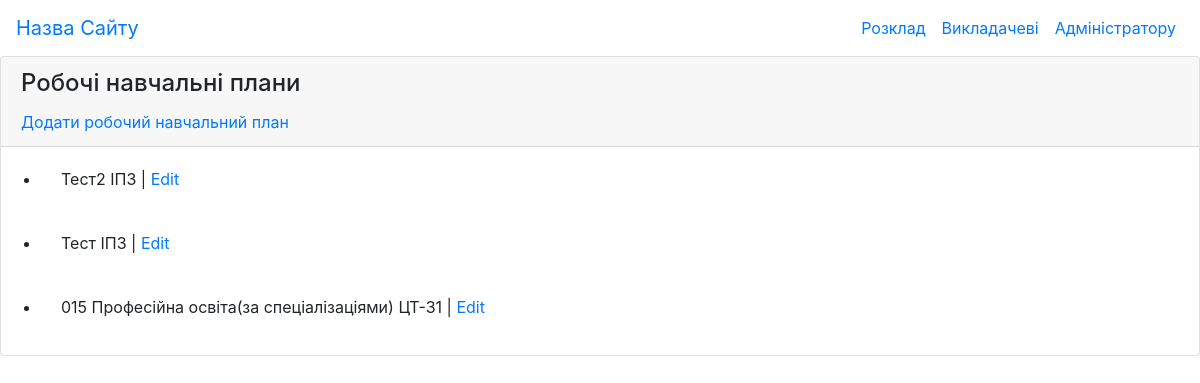
Page /control/robochiy-navchalnuy-plan/ on the committed database.
### robochiy_navchalnuy_plan/models.py (models this page shows)
class RobochiyNavchalnuyPlan(models.Model):
    educational_programs=models.ForeignKey(EducationalPrograms,on_delete=models.PROTECT)
    group=models.ForeignKey(Groups,on_delete=models.PROTECT)
    def __str__(self):
        return self.educational_programs.specialnist + " " + self.group.title

### educational_programs/models.py (models this page shows, shortened)
class EducationalPrograms(models.Model):
    title=models.CharField('Назва',max_length=150)
    riven=models.CharField('Рівень',max_length=75)
    stupin=models.CharField('Ступінь',max_length=75)
    galuz=models.CharField('Галузь знань',max_length=75)
    specialnist=models.CharField('Спеціальність',max_length=75)
    specializaciya=models.CharField('Спеціалізація',max_length=75)
    osvKvalifikaciya=models.CharField('Освітня кваліфікація',max_length=150)
    profKvalifikaciya=models.CharField('Професійна кваліфікація',max_length=150)

### group/models.py (models this page shows, shortened)
class Groups(models.Model):
    title=models.CharField('Назва', max_length=75)
    titleFull=models.CharField('Повна назва', max_length=150)
    kurs=models.PositiveIntegerField(default=1)
    educational_programs=models.ForeignKey(EducationalPrograms,on_delete=models.PROTECT)
    faculty=models.ForeignKey(Facultys,on_delete=models.PROTECT)

### robochiy_navchalnuy_plan/views.py (the view)
# urls.py: path('', RobochiyNavchalnuyPlanList.as_view(), name='list_robochiy_navchalnuy_plans'),
class  RobochiyNavchalnuyPlanList ( ListView ):
    model = RobochiyNavchalnuyPlan
    template_name = "robochiy_navchalnuy_plan/robochiy_navchalnuy_plan_list.html"
    context_object_name = "robochiy_navchalnuy_plans"

### robochiy_navchalnuy_plan/templates/robochiy_navchalnuy_plan/robochiy_navchalnuy_plan_list.html
{% extends "main/index.html" %}
{% block content %}
    <div class="card">
        <div class="card-header card-header-secondary">
            <h4 class="card-title">Робочі навчальні плани</h4>
            <a href="{% url 'create_robochiy_navchalnuy_plan' %}">Додати робочий навчальний план</a>
        </div>
        <ul>
            {% for robochiy_navchalnuy_plan in robochiy_navchalnuy_plans %}
                <li class="card-body">{{ robochiy_navchalnuy_plan }} | <a href="{% url 'update_robochiy_navchalnuy_plan' robochiy_navchalnuy_plan.id %}">Edit</a></li>
            {% endfor %}
        </ul>
    </div>
{% endblock content %}

### rows in the picture
RobochiyNavchalnuyPlan: educational_programs+group "Тест2 ІПЗ"
RobochiyNavchalnuyPlan: educational_programs+group "Тест ІПЗ"
RobochiyNavchalnuyPlan: educational_programs+group "015 Професійна освіта(за спеціалізаціями) ЦТ-31"
